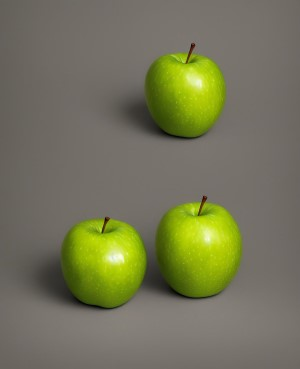
#> input picture image.jpg, 300 x 369 px
$ python binarize_adaptively.py
#> lines starting #> are read from the running program, lines starting #| are printed output that depends on the picture; after the words box and inside, x2 and y2 are one past the last pixel; in counts of white or black regions, pixels touching at a corner belong together
# binarize_adaptively.py
import cv2
import matplotlib.pyplot as plt

# 画像の読み込み
img = cv2.imread("image.jpg")
#> img is the input picture: shape (369, 300, 3); mean B, G, R 88.1, 116.9, 116.3
# グレースケール変換
img_gray = cv2.cvtColor(img, cv2.COLOR_BGR2GRAY)
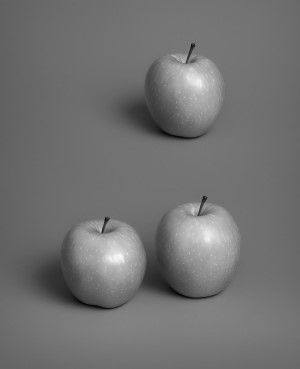
#> img_gray: shape (369, 300); min 4, max 249, mean 113.5

# 二値化のしきい値を設定
threshold = 128

ret, thresh1 = cv2.threshold(img_gray, threshold, 255, cv2.THRESH_BINARY)
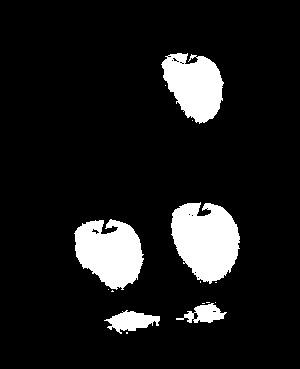
#> thresh1: shape (369, 300); 10.7% white; 15 white regions (10 under 20 px), largest, box (x1, y1, x2, y2) and area: (171, 202, 240, 284) 4074, (74, 219, 144, 290) 3474, (161, 53, 224, 124) 2988, (104, 310, 160, 334) 731, (176, 303, 227, 323) 516
#> ret = 128
thresh2 = cv2.adaptiveThreshold(
    img_gray, 255, cv2.ADAPTIVE_THRESH_MEAN_C, cv2.THRESH_BINARY, 5, 2
)
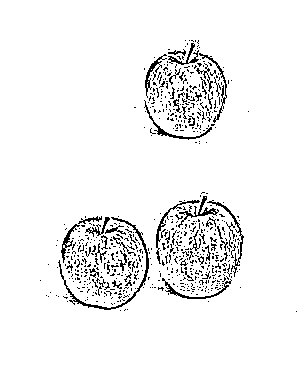
#> thresh2: shape (369, 300); 94.4% white; black in thin lines or dots, all inside (x1, y1, x2, y2) = (40, 40, 297, 312)
thresh3 = cv2.adaptiveThreshold(
    img_gray, 255, cv2.ADAPTIVE_THRESH_GAUSSIAN_C, cv2.THRESH_BINARY, 5, 2
)
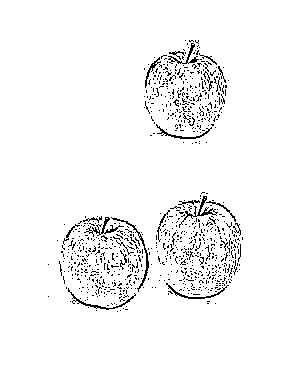
#> thresh3: shape (369, 300); 95.9% white; black in thin lines or dots, all inside (x1, y1, x2, y2) = (48, 40, 243, 312)

titles = ["GRAY", "BINARY", "MEAN_C", "GAUSSIAN_C"]
images = [img_gray, thresh1, thresh2, thresh3]

plt.figure(figsize=(10, 7))
for i in range(4):
    #キャンパスサイズを設定
    plt.subplot(2, 2, i + 1), plt.imshow(images[i], "gray")
    plt.title(titles[i])
plt.show()

cv2.imwrite("mean_c.png",thresh2)
